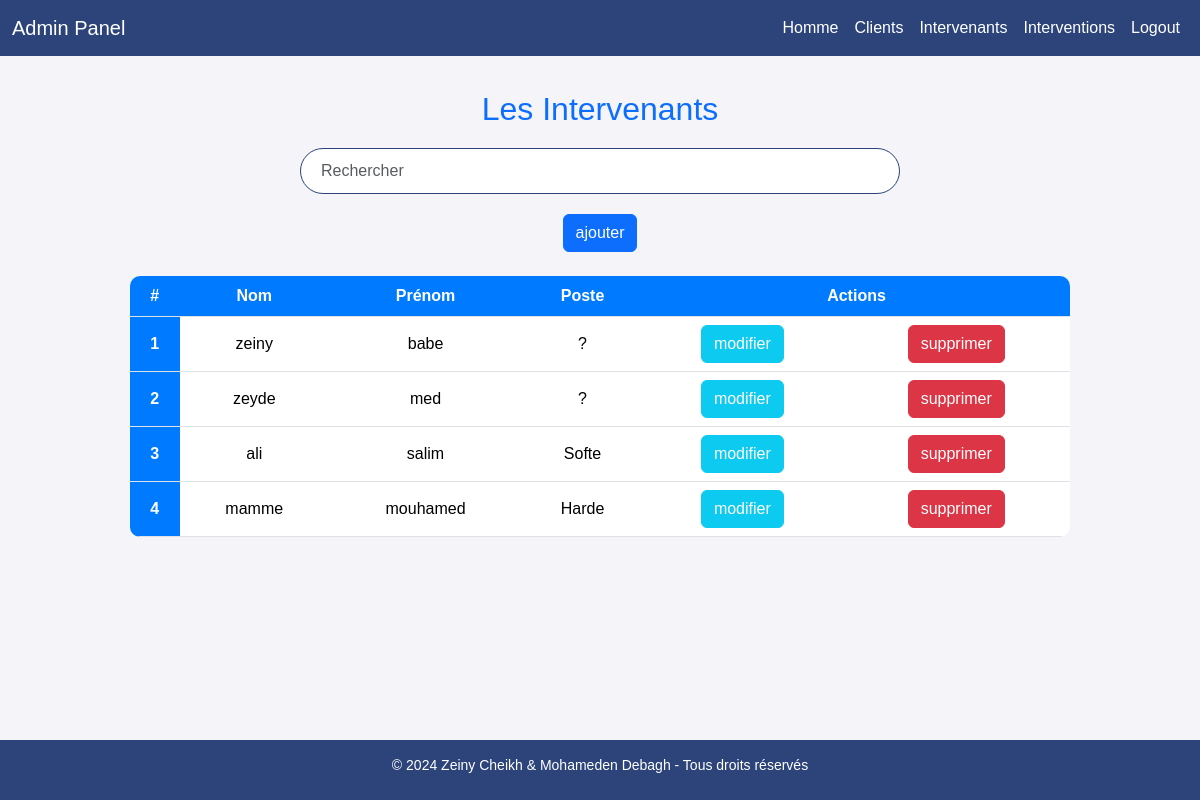
The app's page /Intervenant (signed in), older data.
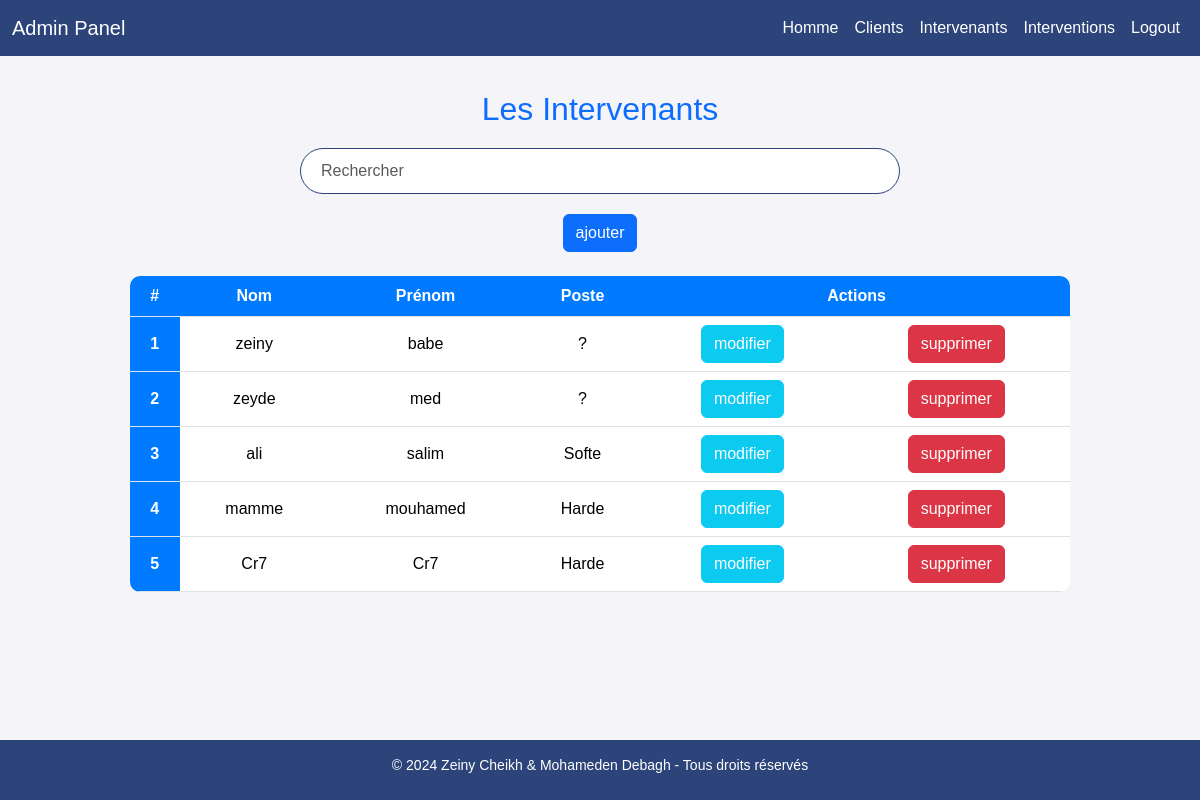
The same page, newer data.
### man.py (models this page shows, shortened)
class Intervenant(db.Model):
    id = db.Column(db.Integer, primary_key=True)
    nom = db.Column(db.String(50), nullable=False)
    prenom = db.Column(db.String(50), nullable=False)
    poste = db.Column(db.String(50), nullable=False)

### man.py (the view)
@app.route('/Intervenant')
def intervenant():
    if session :
        Intervenants = Intervenant.query.all()
        return render_template('Intervenant.html', Intervenants=Intervenants)
    else :
        return redirect(url_for('index'))

### templates/Intervenant.html (shortened to what this page needs)
<!DOCTYPE html>
<html lang="fr">
<head>
    <link rel="stylesheet" href="{{url_for('static', filename='css/style.css')}}">
</head>
</head>
<body>
    <div >
        <nav class="navbar navbar-expand-lg navbar-dark">
            <div class="container-fluid">
                <a class="navbar-brand" href="#">Admin Panel</a>
                <div class="collapse navbar-collapse" id="navbarSupportedContent">
                    <ul class="navbar-nav ms-auto mb-2 mb-lg-0">
                        <li class="nav-item">
                            <a class="nav-link active" href="{{ url_for('homme') }}">Homme</a>
                        </li>
                        <li class="nav-item">
                            <a class="nav-link active" href="{{ url_for('clients') }}">Clients</a>
                        </li>
                        <li class="nav-item">
                            <a class="nav-link active" href="{{ url_for('intervenant') }}">Intervenants</a>
                        </li>
                        <li class="nav-item">
                            <a class="nav-link active" href="{{ url_for('intervention') }}">Interventions</a>
                        </li>
                        <li class="nav-item">
                            <a class="nav-link active" href="{{ url_for('logout') }}">Logout</a>
                        </li>
                    </ul>
                </div>
            </div>
        </nav>
    </div>
    <main class="content">
        <h2 class="text-center text-primary mt-4">Les Intervenants</h2>
        <div class="search-container">
            <input class="form-control" style="width: 50%; display: flex; margin-left: auto; margin-right: auto;" type="text" id="search-input" placeholder="Rechercher" onkeyup="searchTable()">
        </div>
        <div class="text-center m-1">
            <a class="btn btn-primary" href="{{ url_for('intervenant_form') }}">ajouter</a>
        </div>
        <div class="container-fluid" style="margin-bottom: 20px;">
            <table id="myTable" class="table table-hover mt-4 text-center" style="width: 80%; margin: auto;">
                <thead>
                    <tr>
                        <th scope="col">#</th>
                        <th scope="col">Nom</th>
                        <th scope="col">Prénom</th>
                        <th scope="col">Poste</th>
                        <th scope="col"class="text-center" colspan="2">Actions</th>
                    </tr>
                </thead>
                <tbody>
                    {% for Intervenant in Intervenants %}
                    <tr>
                        <th scope="row">{{ Intervenant.id }}</th>
                        <td>{{ Intervenant.nom }}</td>
                        <td>{{ Intervenant.prenom }}</td>
                        <td>{{ Intervenant.poste }}</td>
                        <td>
                            <a class="btn btn-info" style="color: #fff;" href="{{ url_for('edit_intervenant', intervenant_id=Intervenant.id) }}">
                                modifier
                            </a>
                        </td>
                        <td>
                            <a class="btn btn-danger" href="{{ url_for('delete_intervenant', intervenant_id=Intervenant.id) }}"
                               onclick="return confirm('Êtes-vous sûr de vouloir supprimer cet intervenant ?')">
                               supprimer
                            </a>
                        </td>
                    </tr>
                    {% endfor %}
                </tbody>
            </table>
        </div>
    </main>
    <footer class="text-center">
        <p>&copy; 2024 Zeiny Cheikh & Mohameden Debagh - Tous droits réservés</p>
    </footer>
</body>
</html>

Row changes from the older to the newer data that the page shows:
added Intervenant: id "5", nom "Cr7", prenom "Cr7", poste "Harde"
